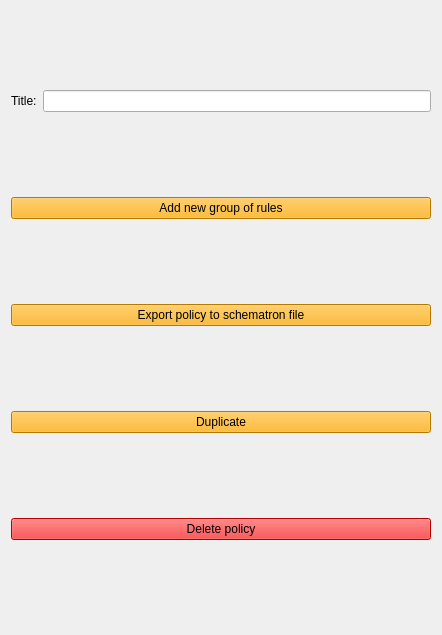
<?xml version="1.0" encoding="UTF-8"?>
<ui version="4.0">
 <class>PolicyMenu</class>
 <widget class="QFrame" name="PolicyMenu">
  <property name="geometry">
   <rect>
    <x>0</x>
    <y>0</y>
    <width>442</width>
    <height>635</height>
   </rect>
  </property>
  <property name="sizePolicy">
   <sizepolicy hsizetype="Expanding" vsizetype="Expanding">
    <horstretch>0</horstretch>
    <verstretch>0</verstretch>
   </sizepolicy>
  </property>
  <layout class="QGridLayout" name="gridLayout">
   <item row="0" column="0">
    <widget class="QLabel" name="labelTitle">
     <property name="text">
      <string>Title:</string>
     </property>
    </widget>
   </item>
   <item row="1" column="0" colspan="2">
    <widget class="QPushButton" name="addNewGor">
     <property name="focusPolicy">
      <enum>Qt::NoFocus</enum>
     </property>
     <property name="styleSheet">
      <string notr="true">background-color: rgb(255, 170, 0);
selection-background-color: rgb(255, 170, 0);
</string>
     </property>
     <property name="text">
      <string>Add new group of rules</string>
     </property>
    </widget>
   </item>
   <item row="2" column="0" colspan="2">
    <widget class="QPushButton" name="exportPolicy">
     <property name="focusPolicy">
      <enum>Qt::NoFocus</enum>
     </property>
     <property name="styleSheet">
      <string notr="true">background-color: rgb(255, 170, 0);
selection-background-color: rgb(255, 170, 0);</string>
     </property>
     <property name="text">
      <string>Export policy to schematron file</string>
     </property>
    </widget>
   </item>
   <item row="4" column="0" colspan="2">
    <widget class="QPushButton" name="deletePolicy">
     <property name="focusPolicy">
      <enum>Qt::NoFocus</enum>
     </property>
     <property name="styleSheet">
      <string notr="true">background-color: rgb(255, 0, 0);
selection-background-color: rgb(255, 0, 0);
</string>
     </property>
     <property name="text">
      <string>Delete policy</string>
     </property>
    </widget>
   </item>
   <item row="0" column="1">
    <widget class="QLineEdit" name="title"/>
   </item>
   <item row="3" column="0" colspan="2">
    <widget class="QPushButton" name="duplicatePolicy">
     <property name="focusPolicy">
      <enum>Qt::NoFocus</enum>
     </property>
     <property name="styleSheet">
      <string notr="true">background-color: rgb(255, 170, 0);
selection-background-color: rgb(255, 170, 0);
</string>
     </property>
     <property name="text">
      <string>Duplicate</string>
     </property>
    </widget>
   </item>
  </layout>
 </widget>
 <resources/>
 <connections/>
</ui>
